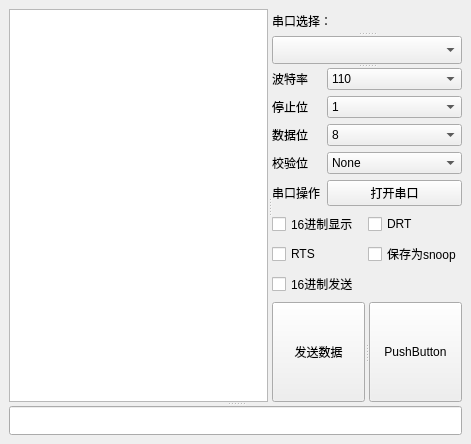
<?xml version="1.0" encoding="UTF-8"?>
<ui version="4.0">
 <class>MainWindow</class>
 <widget class="QMainWindow" name="MainWindow">
  <property name="geometry">
   <rect>
    <x>0</x>
    <y>0</y>
    <width>471</width>
    <height>444</height>
   </rect>
  </property>
  <property name="minimumSize">
   <size>
    <width>471</width>
    <height>444</height>
   </size>
  </property>
  <property name="maximumSize">
   <size>
    <width>471</width>
    <height>444</height>
   </size>
  </property>
  <property name="windowTitle">
   <string>蓝牙工具</string>
  </property>
  <widget class="QWidget" name="centralwidget">
   <layout class="QVBoxLayout" name="verticalLayout">
    <item>
     <widget class="QSplitter" name="splitter_3">
      <property name="orientation">
       <enum>Qt::Vertical</enum>
      </property>
      <widget class="QSplitter" name="splitter_2">
       <property name="orientation">
        <enum>Qt::Horizontal</enum>
       </property>
       <widget class="QListView" name="listView"/>
       <widget class="QSplitter" name="splitter">
        <property name="orientation">
         <enum>Qt::Vertical</enum>
        </property>
        <widget class="QLabel" name="label">
         <property name="text">
          <string>串口选择：</string>
         </property>
        </widget>
        <widget class="QComboBox" name="comboBox"/>
        <widget class="QWidget" name="layoutWidget">
         <layout class="QGridLayout" name="gridLayout">
          <item row="0" column="0">
           <widget class="QLabel" name="label_2">
            <property name="text">
             <string>波特率</string>
            </property>
           </widget>
          </item>
          <item row="0" column="1" colspan="2">
           <widget class="QComboBox" name="comboBox_2">
            <property name="currentText">
             <string>110</string>
            </property>
            <item>
             <property name="text">
              <string>110</string>
             </property>
            </item>
            <item>
             <property name="text">
              <string>300</string>
             </property>
            </item>
            <item>
             <property name="text">
              <string>600</string>
             </property>
            </item>
            <item>
             <property name="text">
              <string>1200</string>
             </property>
            </item>
            <item>
             <property name="text">
              <string>2400</string>
             </property>
            </item>
            <item>
             <property name="text">
              <string>4800</string>
             </property>
            </item>
            <item>
             <property name="text">
              <string>9600</string>
             </property>
            </item>
            <item>
             <property name="text">
              <string>14400</string>
             </property>
            </item>
            <item>
             <property name="text">
              <string>19200</string>
             </property>
            </item>
            <item>
             <property name="text">
              <string>38400</string>
             </property>
            </item>
            <item>
             <property name="text">
              <string>43000</string>
             </property>
            </item>
            <item>
             <property name="text">
              <string>57600</string>
             </property>
            </item>
            <item>
             <property name="text">
              <string>76800</string>
             </property>
            </item>
            <item>
             <property name="text">
              <string>115200</string>
             </property>
            </item>
            <item>
             <property name="text">
              <string>128000</string>
             </property>
            </item>
            <item>
             <property name="text">
              <string>230400</string>
             </property>
            </item>
            <item>
             <property name="text">
              <string>256000</string>
             </property>
            </item>
            <item>
             <property name="text">
              <string>460800</string>
             </property>
            </item>
            <item>
             <property name="text">
              <string>921600</string>
             </property>
            </item>
            <item>
             <property name="text">
              <string>1000000</string>
             </property>
            </item>
            <item>
             <property name="text">
              <string>2000000</string>
             </property>
            </item>
            <item>
             <property name="text">
              <string>3000000</string>
             </property>
            </item>
           </widget>
          </item>
          <item row="1" column="0">
           <widget class="QLabel" name="label_3">
            <property name="text">
             <string>停止位</string>
            </property>
           </widget>
          </item>
          <item row="1" column="1" colspan="2">
           <widget class="QComboBox" name="comboBox_3">
            <property name="sizeAdjustPolicy">
             <enum>QComboBox::AdjustToContentsOnFirstShow</enum>
            </property>
            <item>
             <property name="text">
              <string>1</string>
             </property>
            </item>
            <item>
             <property name="text">
              <string>1.5</string>
             </property>
            </item>
            <item>
             <property name="text">
              <string>2</string>
             </property>
            </item>
           </widget>
          </item>
          <item row="2" column="0">
           <widget class="QLabel" name="label_4">
            <property name="text">
             <string>数据位</string>
            </property>
           </widget>
          </item>
          <item row="2" column="1" colspan="2">
           <widget class="QComboBox" name="comboBox_4">
            <item>
             <property name="text">
              <string>8</string>
             </property>
            </item>
            <item>
             <property name="text">
              <string>7</string>
             </property>
            </item>
            <item>
             <property name="text">
              <string>6</string>
             </property>
            </item>
            <item>
             <property name="text">
              <string>5</string>
             </property>
            </item>
           </widget>
          </item>
          <item row="3" column="0">
           <widget class="QLabel" name="label_5">
            <property name="text">
             <string>校验位</string>
            </property>
           </widget>
          </item>
          <item row="3" column="1" colspan="2">
           <widget class="QComboBox" name="comboBox_5">
            <item>
             <property name="text">
              <string>None</string>
             </property>
            </item>
            <item>
             <property name="text">
              <string>Old</string>
             </property>
            </item>
            <item>
             <property name="text">
              <string>Even</string>
             </property>
            </item>
           </widget>
          </item>
          <item row="4" column="0">
           <widget class="QLabel" name="label_6">
            <property name="text">
             <string>串口操作</string>
            </property>
           </widget>
          </item>
          <item row="4" column="1" colspan="2">
           <widget class="QPushButton" name="pushButton_3">
            <property name="text">
             <string>打开串口</string>
            </property>
            <property name="checkable">
             <bool>true</bool>
            </property>
           </widget>
          </item>
          <item row="5" column="0" colspan="2">
           <widget class="QCheckBox" name="checkBox">
            <property name="text">
             <string>16进制显示</string>
            </property>
           </widget>
          </item>
          <item row="5" column="2">
           <widget class="QCheckBox" name="checkBox_2">
            <property name="text">
             <string>DRT</string>
            </property>
           </widget>
          </item>
          <item row="6" column="0">
           <widget class="QCheckBox" name="checkBox_3">
            <property name="text">
             <string>RTS</string>
            </property>
           </widget>
          </item>
          <item row="6" column="2">
           <widget class="QCheckBox" name="checkBox_4">
            <property name="text">
             <string>保存为snoop</string>
            </property>
           </widget>
          </item>
          <item row="7" column="0" colspan="2">
           <widget class="QCheckBox" name="checkBox_5">
            <property name="text">
             <string>16进制发送</string>
            </property>
           </widget>
          </item>
          <item row="8" column="0" colspan="3">
           <widget class="QSplitter" name="splitter_4">
            <property name="orientation">
             <enum>Qt::Horizontal</enum>
            </property>
            <widget class="QPushButton" name="pushButton">
             <property name="text">
              <string>发送数据</string>
             </property>
            </widget>
            <widget class="QPushButton" name="pushButton_2">
             <property name="text">
              <string>PushButton</string>
             </property>
            </widget>
           </widget>
          </item>
         </layout>
        </widget>
       </widget>
      </widget>
      <widget class="QLineEdit" name="lineEdit"/>
     </widget>
    </item>
   </layout>
  </widget>
  <widget class="QMenuBar" name="menubar">
   <property name="geometry">
    <rect>
     <x>0</x>
     <y>0</y>
     <width>471</width>
     <height>23</height>
    </rect>
   </property>
  </widget>
 </widget>
 <resources/>
 <connections/>
</ui>
